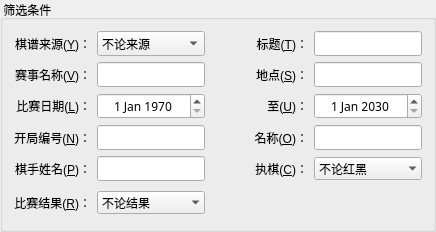
          <widget class="QGroupBox" name="groupBox">
           <property name="sizePolicy">
            <sizepolicy hsizetype="Preferred" vsizetype="Preferred">
             <horstretch>0</horstretch>
             <verstretch>0</verstretch>
            </sizepolicy>
           </property>
           <property name="toolTip">
            <string notr="true"/>
           </property>
           <property name="statusTip">
            <string notr="true"/>
           </property>
           <property name="whatsThis">
            <string notr="true"/>
           </property>
           <property name="accessibleName">
            <string notr="true"/>
           </property>
           <property name="accessibleDescription">
            <string notr="true"/>
           </property>
           <property name="title">
            <string notr="true"> 筛选条件</string>
           </property>
           <layout class="QGridLayout" name="gridLayout">
            <item row="0" column="1">
             <widget class="QComboBox" name="sourceComboBox">
              <property name="sizePolicy">
               <sizepolicy hsizetype="Preferred" vsizetype="Preferred">
                <horstretch>0</horstretch>
                <verstretch>0</verstretch>
               </sizepolicy>
              </property>
              <property name="font">
               <font>
                <family>微软雅黑</family>
                <pointsize>9</pointsize>
               </font>
              </property>
              <property name="contextMenuPolicy">
               <enum>Qt::CustomContextMenu</enum>
              </property>
              <property name="toolTip">
               <string notr="true"/>
              </property>
              <property name="statusTip">
               <string notr="true"/>
              </property>
              <property name="whatsThis">
               <string notr="true"/>
              </property>
              <property name="accessibleName">
               <string notr="true"/>
              </property>
              <property name="accessibleDescription">
               <string notr="true"/>
              </property>
              <property name="currentText">
               <string notr="true">不论来源</string>
              </property>
              <property name="currentIndex">
               <number>0</number>
              </property>
              <property name="frame">
               <bool>true</bool>
              </property>
              <item>
               <property name="text">
                <string>不论来源</string>
               </property>
              </item>
              <item>
               <property name="text">
                <string>象棋百科网站</string>
               </property>
              </item>
              <item>
               <property name="text">
                <string>搜集XQF文件</string>
               </property>
              </item>
             </widget>
            </item>
            <item row="0" column="0">
             <widget class="QLabel" name="label_12">
              <property name="toolTip">
               <string notr="true"/>
              </property>
              <property name="statusTip">
               <string notr="true"/>
              </property>
              <property name="whatsThis">
               <string notr="true"/>
              </property>
              <property name="accessibleName">
               <string notr="true"/>
              </property>
              <property name="accessibleDescription">
               <string notr="true"/>
              </property>
              <property name="layoutDirection">
               <enum>Qt::LeftToRight</enum>
              </property>
              <property name="text">
               <string>棋谱来源(&amp;Y)：</string>
              </property>
              <property name="alignment">
               <set>Qt::AlignRight|Qt::AlignTrailing|Qt::AlignVCenter</set>
              </property>
              <property name="buddy">
               <cstring>sourceComboBox</cstring>
              </property>
             </widget>
            </item>
            <item row="0" column="2">
             <widget class="QLabel" name="label_8">
              <property name="text">
               <string>标题(&amp;T)：</string>
              </property>
              <property name="alignment">
               <set>Qt::AlignRight|Qt::AlignTrailing|Qt::AlignVCenter</set>
              </property>
              <property name="buddy">
               <cstring>titleLineEdit</cstring>
              </property>
             </widget>
            </item>
            <item row="0" column="3">
             <widget class="QLineEdit" name="titleLineEdit">
              <property name="font">
               <font>
                <family>微软雅黑</family>
                <pointsize>9</pointsize>
               </font>
              </property>
              <property name="contextMenuPolicy">
               <enum>Qt::CustomContextMenu</enum>
              </property>
              <property name="toolTip">
               <string notr="true"/>
              </property>
              <property name="statusTip">
               <string notr="true"/>
              </property>
              <property name="whatsThis">
               <string notr="true"/>
              </property>
              <property name="accessibleName">
               <string notr="true"/>
              </property>
              <property name="accessibleDescription">
               <string notr="true"/>
              </property>
              <property name="inputMask">
               <string notr="true"/>
              </property>
              <property name="text">
               <string notr="true"/>
              </property>
              <property name="placeholderText">
               <string notr="true"/>
              </property>
             </widget>
            </item>
            <item row="2" column="0">
             <widget class="QLabel" name="label_5">
              <property name="sizePolicy">
               <sizepolicy hsizetype="Minimum" vsizetype="Preferred">
                <horstretch>0</horstretch>
                <verstretch>0</verstretch>
               </sizepolicy>
              </property>
              <property name="text">
               <string>赛事名称(&amp;V)：</string>
              </property>
              <property name="alignment">
               <set>Qt::AlignRight|Qt::AlignTrailing|Qt::AlignVCenter</set>
              </property>
              <property name="buddy">
               <cstring>eventLineEdit</cstring>
              </property>
             </widget>
            </item>
            <item row="2" column="1">
             <widget class="QLineEdit" name="eventLineEdit">
              <property name="font">
               <font>
                <family>微软雅黑</family>
                <pointsize>9</pointsize>
               </font>
              </property>
              <property name="contextMenuPolicy">
               <enum>Qt::CustomContextMenu</enum>
              </property>
              <property name="toolTip">
               <string notr="true"/>
              </property>
              <property name="statusTip">
               <string notr="true"/>
              </property>
              <property name="whatsThis">
               <string notr="true"/>
              </property>
              <property name="accessibleName">
               <string notr="true"/>
              </property>
              <property name="accessibleDescription">
               <string notr="true"/>
              </property>
              <property name="inputMask">
               <string notr="true"/>
              </property>
              <property name="text">
               <string notr="true"/>
              </property>
              <property name="placeholderText">
               <string notr="true"/>
              </property>
             </widget>
            </item>
            <item row="2" column="2">
             <widget class="QLabel" name="label_4">
              <property name="sizePolicy">
               <sizepolicy hsizetype="Minimum" vsizetype="Preferred">
                <horstretch>0</horstretch>
                <verstretch>0</verstretch>
               </sizepolicy>
              </property>
              <property name="maximumSize">
               <size>
                <width>16777215</width>
                <height>16777215</height>
               </size>
              </property>
              <property name="text">
               <string>地点(&amp;S)：</string>
              </property>
              <property name="alignment">
               <set>Qt::AlignRight|Qt::AlignTrailing|Qt::AlignVCenter</set>
              </property>
              <property name="buddy">
               <cstring>siteLineEdit</cstring>
              </property>
             </widget>
            </item>
            <item row="2" column="3">
             <widget class="QLineEdit" name="siteLineEdit">
              <property name="font">
               <font>
                <family>微软雅黑</family>
                <pointsize>9</pointsize>
               </font>
              </property>
              <property name="contextMenuPolicy">
               <enum>Qt::CustomContextMenu</enum>
              </property>
              <property name="toolTip">
               <string notr="true"/>
              </property>
              <property name="statusTip">
               <string notr="true"/>
              </property>
              <property name="whatsThis">
               <string notr="true"/>
              </property>
              <property name="accessibleName">
               <string notr="true"/>
              </property>
              <property name="accessibleDescription">
               <string notr="true"/>
              </property>
              <property name="inputMask">
               <string notr="true"/>
              </property>
              <property name="text">
               <string notr="true"/>
              </property>
              <property name="placeholderText">
               <string notr="true"/>
              </property>
             </widget>
            </item>
            <item row="3" column="0">
             <widget class="QLabel" name="label">
              <property name="sizePolicy">
               <sizepolicy hsizetype="Minimum" vsizetype="Preferred">
                <horstretch>0</horstretch>
                <verstretch>0</verstretch>
               </sizepolicy>
              </property>
              <property name="minimumSize">
               <size>
                <width>0</width>
                <height>0</height>
               </size>
              </property>
              <property name="maximumSize">
               <size>
                <width>16777215</width>
                <height>16777215</height>
               </size>
              </property>
              <property name="text">
               <string>比赛日期(&amp;L)：</string>
              </property>
              <property name="alignment">
               <set>Qt::AlignRight|Qt::AlignTrailing|Qt::AlignVCenter</set>
              </property>
              <property name="buddy">
               <cstring>startDateEdit</cstring>
              </property>
             </widget>
            </item>
            <item row="3" column="1">
             <widget class="QDateEdit" name="startDateEdit">
              <property name="sizePolicy">
               <sizepolicy hsizetype="Expanding" vsizetype="Fixed">
                <horstretch>0</horstretch>
                <verstretch>0</verstretch>
               </sizepolicy>
              </property>
              <property name="minimumSize">
               <size>
                <width>106</width>
                <height>0</height>
               </size>
              </property>
              <property name="font">
               <font>
                <family>微软雅黑</family>
                <pointsize>9</pointsize>
               </font>
              </property>
              <property name="contextMenuPolicy">
               <enum>Qt::CustomContextMenu</enum>
              </property>
              <property name="toolTip">
               <string notr="true"/>
              </property>
              <property name="statusTip">
               <string notr="true"/>
              </property>
              <property name="whatsThis">
               <string notr="true"/>
              </property>
              <property name="accessibleName">
               <string notr="true"/>
              </property>
              <property name="accessibleDescription">
               <string notr="true"/>
              </property>
              <property name="alignment">
               <set>Qt::AlignCenter</set>
              </property>
              <property name="dateTime">
               <datetime>
                <hour>0</hour>
                <minute>0</minute>
                <second>0</second>
                <year>1970</year>
                <month>1</month>
                <day>1</day>
               </datetime>
              </property>
             </widget>
            </item>
            <item row="4" column="0">
             <widget class="QLabel" name="label_7">
              <property name="sizePolicy">
               <sizepolicy hsizetype="Minimum" vsizetype="Preferred">
                <horstretch>0</horstretch>
                <verstretch>0</verstretch>
               </sizepolicy>
              </property>
              <property name="text">
               <string>开局编号(&amp;N)：</string>
              </property>
              <property name="alignment">
               <set>Qt::AlignRight|Qt::AlignTrailing|Qt::AlignVCenter</set>
              </property>
              <property name="buddy">
               <cstring>eccoSnLineEdit</cstring>
              </property>
             </widget>
            </item>
            <item row="4" column="1">
             <widget class="QLineEdit" name="eccoSnLineEdit">
              <property name="font">
               <font>
                <family>微软雅黑</family>
                <pointsize>9</pointsize>
               </font>
              </property>
              <property name="contextMenuPolicy">
               <enum>Qt::CustomContextMenu</enum>
              </property>
              <property name="toolTip">
               <string notr="true"/>
              </property>
              <property name="statusTip">
               <string notr="true"/>
              </property>
              <property name="whatsThis">
               <string notr="true"/>
              </property>
              <property name="accessibleName">
               <string notr="true"/>
              </property>
              <property name="accessibleDescription">
               <string notr="true"/>
              </property>
              <property name="inputMask">
               <string notr="true"/>
              </property>
              <property name="text">
               <string notr="true"/>
              </property>
              <property name="placeholderText">
               <string notr="true"/>
              </property>
             </widget>
            </item>
            <item row="3" column="2">
             <widget class="QLabel" name="label_2">
              <property name="sizePolicy">
               <sizepolicy hsizetype="Minimum" vsizetype="Preferred">
                <horstretch>0</horstretch>
                <verstretch>0</verstretch>
               </sizepolicy>
              </property>
              <property name="minimumSize">
               <size>
                <width>97</width>
                <height>0</height>
               </size>
              </property>
              <property name="text">
               <string>    至(&amp;U)：</string>
              </property>
              <property name="alignment">
               <set>Qt::AlignRight|Qt::AlignTrailing|Qt::AlignVCenter</set>
              </property>
              <property name="buddy">
               <cstring>endDateEdit</cstring>
              </property>
             </widget>
            </item>
            <item row="3" column="3">
             <widget class="QDateEdit" name="endDateEdit">
              <property name="sizePolicy">
               <sizepolicy hsizetype="Expanding" vsizetype="Fixed">
                <horstretch>0</horstretch>
                <verstretch>0</verstretch>
               </sizepolicy>
              </property>
              <property name="minimumSize">
               <size>
                <width>0</width>
                <height>0</height>
               </size>
              </property>
              <property name="font">
               <font>
                <family>微软雅黑</family>
                <pointsize>9</pointsize>
               </font>
              </property>
              <property name="contextMenuPolicy">
               <enum>Qt::CustomContextMenu</enum>
              </property>
              <property name="toolTip">
               <string notr="true"/>
              </property>
              <property name="statusTip">
               <string notr="true"/>
              </property>
              <property name="whatsThis">
               <string notr="true"/>
              </property>
              <property name="accessibleName">
               <string notr="true"/>
              </property>
              <property name="accessibleDescription">
               <string notr="true"/>
              </property>
              <property name="layoutDirection">
               <enum>Qt::LeftToRight</enum>
              </property>
              <property name="alignment">
               <set>Qt::AlignCenter</set>
              </property>
              <property name="dateTime">
               <datetime>
                <hour>0</hour>
                <minute>0</minute>
                <second>0</second>
                <year>2030</year>
                <month>1</month>
                <day>1</day>
               </datetime>
              </property>
              <property name="date">
               <date>
                <year>2030</year>
                <month>1</month>
                <day>1</day>
               </date>
              </property>
             </widget>
            </item>
            <item row="4" column="2">
             <widget class="QLabel" name="label_6">
              <property name="sizePolicy">
               <sizepolicy hsizetype="Minimum" vsizetype="Preferred">
                <horstretch>0</horstretch>
                <verstretch>0</verstretch>
               </sizepolicy>
              </property>
              <property name="maximumSize">
               <size>
                <width>16777215</width>
                <height>16777215</height>
               </size>
              </property>
              <property name="text">
               <string>名称(&amp;O)：</string>
              </property>
              <property name="alignment">
               <set>Qt::AlignRight|Qt::AlignTrailing|Qt::AlignVCenter</set>
              </property>
              <property name="buddy">
               <cstring>eccoNameLineEdit</cstring>
              </property>
             </widget>
            </item>
            <item row="4" column="3">
             <widget class="QLineEdit" name="eccoNameLineEdit">
              <property name="font">
               <font>
                <family>微软雅黑</family>
                <pointsize>9</pointsize>
               </font>
              </property>
              <property name="contextMenuPolicy">
               <enum>Qt::CustomContextMenu</enum>
              </property>
              <property name="toolTip">
               <string notr="true"/>
              </property>
              <property name="statusTip">
               <string notr="true"/>
              </property>
              <property name="whatsThis">
               <string notr="true"/>
              </property>
              <property name="accessibleName">
               <string notr="true"/>
              </property>
              <property name="accessibleDescription">
               <string notr="true"/>
              </property>
              <property name="inputMask">
               <string notr="true"/>
              </property>
              <property name="text">
               <string notr="true"/>
              </property>
              <property name="placeholderText">
               <string notr="true"/>
              </property>
             </widget>
            </item>
            <item row="5" column="0">
             <widget class="QLabel" name="label_3">
              <property name="sizePolicy">
               <sizepolicy hsizetype="Minimum" vsizetype="Preferred">
                <horstretch>0</horstretch>
                <verstretch>0</verstretch>
               </sizepolicy>
              </property>
              <property name="maximumSize">
               <size>
                <width>16777215</width>
                <height>16777215</height>
               </size>
              </property>
              <property name="text">
               <string>棋手姓名(&amp;P)：</string>
              </property>
              <property name="alignment">
               <set>Qt::AlignRight|Qt::AlignTrailing|Qt::AlignVCenter</set>
              </property>
              <property name="buddy">
               <cstring>personLineEdit</cstring>
              </property>
             </widget>
            </item>
            <item row="5" column="1">
             <widget class="QLineEdit" name="personLineEdit">
              <property name="sizePolicy">
               <sizepolicy hsizetype="Expanding" vsizetype="Fixed">
                <horstretch>0</horstretch>
                <verstretch>0</verstretch>
               </sizepolicy>
              </property>
              <property name="font">
               <font>
                <family>微软雅黑</family>
                <pointsize>9</pointsize>
               </font>
              </property>
              <property name="contextMenuPolicy">
               <enum>Qt::CustomContextMenu</enum>
              </property>
              <property name="toolTip">
               <string notr="true"/>
              </property>
              <property name="statusTip">
               <string notr="true"/>
              </property>
              <property name="whatsThis">
               <string notr="true"/>
              </property>
              <property name="accessibleName">
               <string notr="true"/>
              </property>
              <property name="accessibleDescription">
               <string notr="true"/>
              </property>
              <property name="inputMask">
               <string notr="true"/>
              </property>
              <property name="text">
               <string notr="true"/>
              </property>
              <property name="placeholderText">
               <string notr="true"/>
              </property>
             </widget>
            </item>
            <item row="6" column="0">
             <widget class="QLabel" name="label_9">
              <property name="text">
               <string>比赛结果(&amp;R)：</string>
              </property>
              <property name="alignment">
               <set>Qt::AlignRight|Qt::AlignTrailing|Qt::AlignVCenter</set>
              </property>
              <property name="buddy">
               <cstring>resultComboBox</cstring>
              </property>
             </widget>
            </item>
            <item row="6" column="1">
             <widget class="QComboBox" name="resultComboBox">
              <property name="sizePolicy">
               <sizepolicy hsizetype="Expanding" vsizetype="Fixed">
                <horstretch>0</horstretch>
                <verstretch>0</verstretch>
               </sizepolicy>
              </property>
              <property name="minimumSize">
               <size>
                <width>100</width>
                <height>0</height>
               </size>
              </property>
              <property name="font">
               <font>
                <family>微软雅黑</family>
                <pointsize>9</pointsize>
               </font>
              </property>
              <property name="contextMenuPolicy">
               <enum>Qt::CustomContextMenu</enum>
              </property>
              <property name="toolTip">
               <string notr="true"/>
              </property>
              <property name="statusTip">
               <string notr="true"/>
              </property>
              <property name="whatsThis">
               <string notr="true"/>
              </property>
              <property name="accessibleName">
               <string notr="true"/>
              </property>
              <property name="accessibleDescription">
               <string notr="true"/>
              </property>
              <property name="currentText">
               <string notr="true">不论结果</string>
              </property>
              <property name="frame">
               <bool>false</bool>
              </property>
              <item>
               <property name="text">
                <string notr="true">不论结果</string>
               </property>
              </item>
              <item>
               <property name="text">
                <string notr="true">红胜</string>
               </property>
              </item>
              <item>
               <property name="text">
                <string notr="true">黑胜</string>
               </property>
              </item>
              <item>
               <property name="text">
                <string notr="true">和局</string>
               </property>
              </item>
             </widget>
            </item>
            <item row="5" column="2">
             <widget class="QLabel" name="label_10">
              <property name="toolTip">
               <string notr="true"/>
              </property>
              <property name="statusTip">
               <string notr="true"/>
              </property>
              <property name="whatsThis">
               <string notr="true"/>
              </property>
              <property name="accessibleName">
               <string notr="true"/>
              </property>
              <property name="accessibleDescription">
               <string notr="true"/>
              </property>
              <property name="text">
               <string>执棋(&amp;C)：</string>
              </property>
              <property name="alignment">
               <set>Qt::AlignRight|Qt::AlignTrailing|Qt::AlignVCenter</set>
              </property>
              <property name="buddy">
               <cstring>colorComboBox</cstring>
              </property>
             </widget>
            </item>
            <item row="5" column="3">
             <widget class="QComboBox" name="colorComboBox">
              <property name="sizePolicy">
               <sizepolicy hsizetype="Preferred" vsizetype="Fixed">
                <horstretch>0</horstretch>
                <verstretch>0</verstretch>
               </sizepolicy>
              </property>
              <property name="minimumSize">
               <size>
                <width>100</width>
                <height>0</height>
               </size>
              </property>
              <property name="font">
               <font>
                <family>微软雅黑</family>
                <pointsize>9</pointsize>
               </font>
              </property>
              <property name="contextMenuPolicy">
               <enum>Qt::CustomContextMenu</enum>
              </property>
              <property name="toolTip">
               <string notr="true"/>
              </property>
              <property name="statusTip">
               <string notr="true"/>
              </property>
              <property name="whatsThis">
               <string notr="true"/>
              </property>
              <property name="accessibleName">
               <string notr="true"/>
              </property>
              <property name="accessibleDescription">
               <string notr="true"/>
              </property>
              <property name="layoutDirection">
               <enum>Qt::LeftToRight</enum>
              </property>
              <property name="currentText">
               <string notr="true">不论红黑</string>
              </property>
              <property name="frame">
               <bool>false</bool>
              </property>
              <item>
               <property name="text">
                <string notr="true">不论红黑</string>
               </property>
              </item>
              <item>
               <property name="text">
                <string notr="true">红棋</string>
               </property>
              </item>
              <item>
               <property name="text">
                <string notr="true">黑棋</string>
               </property>
              </item>
             </widget>
            </item>
            <item row="6" column="3">
             <widget class="QToolButton" name="btnClearFilter">
              <property name="sizePolicy">
               <sizepolicy hsizetype="Fixed" vsizetype="Preferred">
                <horstretch>0</horstretch>
                <verstretch>0</verstretch>
               </sizepolicy>
              </property>
              <property name="minimumSize">
               <size>
                <width>80</width>
                <height>0</height>
               </size>
              </property>
              <property name="toolTip">
               <string notr="true"/>
              </property>
              <property name="statusTip">
               <string notr="true"/>
              </property>
              <property name="whatsThis">
               <string notr="true"/>
              </property>
              <property name="accessibleName">
               <string notr="true"/>
              </property>
              <property name="accessibleDescription">
               <string notr="true"/>
              </property>
              <property name="layoutDirection">
               <enum>Qt::LeftToRight</enum>
              </property>
              <property name="text">
               <string notr="true"/>
              </property>
              <property name="iconSize">
               <size>
                <width>24</width>
                <height>24</height>
               </size>
              </property>
              <property name="toolButtonStyle">
               <enum>Qt::ToolButtonTextBesideIcon</enum>
              </property>
              <property name="autoRaise">
               <bool>true</bool>
              </property>
             </widget>
            </item>
           </layout>
          </widget>
